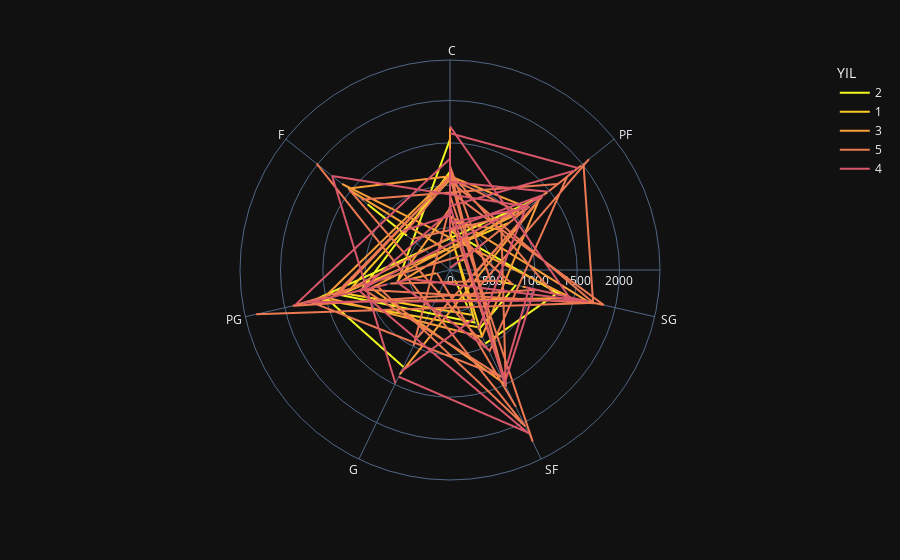

The notebook cell this image was saved under:
### Markdown cell above
https://plotly.com/python/polar-chart/

### Code cell
import plotly.express as px
df = px.data.wind()
fig = px.line_polar(twenty_years_all_players, r="PTS", theta="POSITION", color="YIL", line_close=True,
                    color_discrete_sequence=px.colors.sequential.Plasma_r,
                    template="plotly_dark",)
fig.show()

### Figure 1 — Plotly figure (JSON) as saved in the notebook; plotly's stock layout.template omitted (floating-point values rounded to 4 significant figures; data arrays with more than 128 entries replaced by an {"elided": "..."} marker saying what was removed)
{"data": [{"hovertemplate": "YIL=2<br>PTS=%{r}<br>POSITION=%{theta}<extra></extra>", "legendgroup": "2", "line": {"color": "#f0f921", "dash": "solid"}, "mode": "lines", "name": "2", "r": {"elided": "1794 int values"}, "showlegend": true, "subplot": "polar", "theta": {"elided": "1794 str values"}, "type": "scatterpolargl"}, {"hovertemplate": "YIL=1<br>PTS=%{r}<br>POSITION=%{theta}<extra></extra>", "legendgroup": "1", "line": {"color": "#fdca26", "dash": "solid"}, "mode": "lines", "name": "1", "r": {"elided": "2041 int values"}, "showlegend": true, "subplot": "polar", "theta": {"elided": "2041 str values"}, "type": "scatterpolargl"}, {"hovertemplate": "YIL=3<br>PTS=%{r}<br>POSITION=%{theta}<extra></extra>", "legendgroup": "3", "line": {"color": "#fb9f3a", "dash": "solid"}, "mode": "lines", "name": "3", "r": {"elided": "1500 int values"}, "showlegend": true, "subplot": "polar", "theta": {"elided": "1500 str values"}, "type": "scatterpolargl"}, {"hovertemplate": "YIL=5<br>PTS=%{r}<br>POSITION=%{theta}<extra></extra>", "legendgroup": "5", "line": {"color": "#ed7953", "dash": "solid"}, "mode": "lines", "name": "5", "r": {"elided": "882 int values"}, "showlegend": true, "subplot": "polar", "theta": {"elided": "882 str values"}, "type": "scatterpolargl"}, {"hovertemplate": "YIL=4<br>PTS=%{r}<br>POSITION=%{theta}<extra></extra>", "legendgroup": "4", "line": {"color": "#d8576b", "dash": "solid"}, "mode": "lines", "name": "4", "r": {"elided": "1077 int values"}, "showlegend": true, "subplot": "polar", "theta": {"elided": "1077 str values"}, "type": "scatterpolargl"}], "layout": {"legend": {"title": {"text": "YIL"}, "tracegroupgap": 0}, "margin": {"t": 60}, "polar": {"angularaxis": {"direction": "clockwise", "rotation": 90}, "domain": {"x": [0, 1], "y": [0, 1]}}}}
